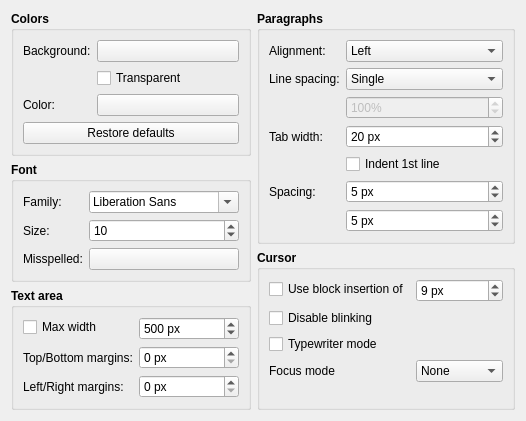
         <widget class="QWidget" name="tab_4">
          <attribute name="icon">
           <iconset theme="view-text">
            <normaloff>.</normaloff>.</iconset>
          </attribute>
          <attribute name="title">
           <string>Text editor</string>
          </attribute>
          <layout class="QHBoxLayout" name="horizontalLayout_4">
           <item>
            <layout class="QVBoxLayout" name="verticalLayout_21">
             <item>
              <widget class="QGroupBox" name="groupBox_17">
               <property name="font">
                <font>
                 <weight>75</weight>
                 <bold>true</bold>
                </font>
               </property>
               <property name="title">
                <string>Colors</string>
               </property>
               <layout class="QFormLayout" name="formLayout_12">
                <item row="0" column="0">
                 <widget class="QLabel" name="label_43">
                  <property name="font">
                   <font>
                    <weight>50</weight>
                    <bold>false</bold>
                   </font>
                  </property>
                  <property name="text">
                   <string>Background:</string>
                  </property>
                 </widget>
                </item>
                <item row="0" column="1">
                 <widget class="QPushButton" name="btnEditorBackgroundColor">
                  <property name="sizePolicy">
                   <sizepolicy hsizetype="Preferred" vsizetype="Fixed">
                    <horstretch>0</horstretch>
                    <verstretch>0</verstretch>
                   </sizepolicy>
                  </property>
                  <property name="font">
                   <font>
                    <weight>50</weight>
                    <bold>false</bold>
                   </font>
                  </property>
                  <property name="text">
                   <string/>
                  </property>
                 </widget>
                </item>
                <item row="1" column="1">
                 <widget class="QCheckBox" name="chkEditorBackgroundTransparent">
                  <property name="font">
                   <font>
                    <weight>50</weight>
                    <bold>false</bold>
                   </font>
                  </property>
                  <property name="text">
                   <string>Transparent</string>
                  </property>
                 </widget>
                </item>
                <item row="2" column="0">
                 <widget class="QLabel" name="label_37">
                  <property name="font">
                   <font>
                    <weight>50</weight>
                    <bold>false</bold>
                   </font>
                  </property>
                  <property name="text">
                   <string>Color:</string>
                  </property>
                 </widget>
                </item>
                <item row="2" column="1">
                 <widget class="QPushButton" name="btnEditorFontColor">
                  <property name="sizePolicy">
                   <sizepolicy hsizetype="Preferred" vsizetype="Fixed">
                    <horstretch>0</horstretch>
                    <verstretch>0</verstretch>
                   </sizepolicy>
                  </property>
                  <property name="font">
                   <font>
                    <weight>50</weight>
                    <bold>false</bold>
                   </font>
                  </property>
                  <property name="text">
                   <string/>
                  </property>
                 </widget>
                </item>
                <item row="3" column="0" colspan="2">
                 <widget class="QPushButton" name="btnEditorColorDefault">
                  <property name="font">
                   <font>
                    <weight>50</weight>
                    <bold>false</bold>
                   </font>
                  </property>
                  <property name="text">
                   <string>Restore defaults</string>
                  </property>
                 </widget>
                </item>
               </layout>
              </widget>
             </item>
             <item>
              <widget class="QGroupBox" name="groupBox_12">
               <property name="font">
                <font>
                 <weight>75</weight>
                 <bold>true</bold>
                </font>
               </property>
               <property name="title">
                <string>Font</string>
               </property>
               <layout class="QFormLayout" name="formLayout_8">
                <item row="3" column="0">
                 <widget class="QLabel" name="label_39">
                  <property name="font">
                   <font>
                    <weight>50</weight>
                    <bold>false</bold>
                   </font>
                  </property>
                  <property name="text">
                   <string>Family:</string>
                  </property>
                 </widget>
                </item>
                <item row="3" column="1">
                 <widget class="QFontComboBox" name="cmbEditorFontFamily">
                  <property name="sizePolicy">
                   <sizepolicy hsizetype="Preferred" vsizetype="Fixed">
                    <horstretch>0</horstretch>
                    <verstretch>0</verstretch>
                   </sizepolicy>
                  </property>
                  <property name="maximumSize">
                   <size>
                    <width>150</width>
                    <height>16777215</height>
                   </size>
                  </property>
                  <property name="font">
                   <font>
                    <weight>50</weight>
                    <bold>false</bold>
                   </font>
                  </property>
                 </widget>
                </item>
                <item row="4" column="0">
                 <widget class="QLabel" name="label_38">
                  <property name="font">
                   <font>
                    <weight>50</weight>
                    <bold>false</bold>
                   </font>
                  </property>
                  <property name="text">
                   <string>Size:</string>
                  </property>
                 </widget>
                </item>
                <item row="5" column="0">
                 <widget class="QLabel" name="label_36">
                  <property name="font">
                   <font>
                    <weight>50</weight>
                    <bold>false</bold>
                   </font>
                  </property>
                  <property name="text">
                   <string>Misspelled:</string>
                  </property>
                 </widget>
                </item>
                <item row="5" column="1">
                 <widget class="QPushButton" name="btnEditorMisspelledColor">
                  <property name="sizePolicy">
                   <sizepolicy hsizetype="Preferred" vsizetype="Fixed">
                    <horstretch>0</horstretch>
                    <verstretch>0</verstretch>
                   </sizepolicy>
                  </property>
                  <property name="font">
                   <font>
                    <weight>50</weight>
                    <bold>false</bold>
                   </font>
                  </property>
                  <property name="text">
                   <string/>
                  </property>
                 </widget>
                </item>
                <item row="4" column="1">
                 <widget class="QSpinBox" name="spnEditorFontSize">
                  <property name="font">
                   <font>
                    <weight>50</weight>
                    <bold>false</bold>
                   </font>
                  </property>
                  <property name="minimum">
                   <number>4</number>
                  </property>
                  <property name="maximum">
                   <number>299</number>
                  </property>
                  <property name="value">
                   <number>10</number>
                  </property>
                 </widget>
                </item>
               </layout>
              </widget>
             </item>
             <item>
              <widget class="QGroupBox" name="groupBox_16">
               <property name="font">
                <font>
                 <weight>75</weight>
                 <bold>true</bold>
                </font>
               </property>
               <property name="title">
                <string>Text area</string>
               </property>
               <layout class="QFormLayout" name="formLayout_11">
                <item row="0" column="0">
                 <widget class="QCheckBox" name="chkEditorMaxWidth">
                  <property name="font">
                   <font>
                    <weight>50</weight>
                    <bold>false</bold>
                   </font>
                  </property>
                  <property name="text">
                   <string>Max width</string>
                  </property>
                 </widget>
                </item>
                <item row="0" column="1">
                 <widget class="QSpinBox" name="spnEditorMaxWidth">
                  <property name="font">
                   <font>
                    <weight>50</weight>
                    <bold>false</bold>
                   </font>
                  </property>
                  <property name="suffix">
                   <string> px</string>
                  </property>
                  <property name="maximum">
                   <number>4096</number>
                  </property>
                  <property name="value">
                   <number>500</number>
                  </property>
                 </widget>
                </item>
                <item row="2" column="0">
                 <widget class="QLabel" name="label_54">
                  <property name="font">
                   <font>
                    <weight>50</weight>
                    <bold>false</bold>
                   </font>
                  </property>
                  <property name="text">
                   <string>Left/Right margins:</string>
                  </property>
                 </widget>
                </item>
                <item row="2" column="1">
                 <widget class="QSpinBox" name="spnEditorMarginsLR">
                  <property name="font">
                   <font>
                    <weight>50</weight>
                    <bold>false</bold>
                   </font>
                  </property>
                  <property name="suffix">
                   <string> px</string>
                  </property>
                  <property name="maximum">
                   <number>2048</number>
                  </property>
                 </widget>
                </item>
                <item row="1" column="0">
                 <widget class="QLabel" name="label_55">
                  <property name="font">
                   <font>
                    <weight>50</weight>
                    <bold>false</bold>
                   </font>
                  </property>
                  <property name="text">
                   <string>Top/Bottom margins:</string>
                  </property>
                 </widget>
                </item>
                <item row="1" column="1">
                 <widget class="QSpinBox" name="spnEditorMarginsTB">
                  <property name="font">
                   <font>
                    <weight>50</weight>
                    <bold>false</bold>
                   </font>
                  </property>
                  <property name="suffix">
                   <string> px</string>
                  </property>
                  <property name="maximum">
                   <number>2048</number>
                  </property>
                 </widget>
                </item>
               </layout>
              </widget>
             </item>
            </layout>
           </item>
           <item>
            <layout class="QVBoxLayout" name="verticalLayout_22">
             <item>
              <widget class="QGroupBox" name="groupBox_13">
               <property name="font">
                <font>
                 <weight>75</weight>
                 <bold>true</bold>
                </font>
               </property>
               <property name="title">
                <string>Paragraphs</string>
               </property>
               <layout class="QFormLayout" name="formLayout_9">
                <item row="0" column="0">
                 <widget class="QLabel" name="label_35">
                  <property name="font">
                   <font>
                    <weight>50</weight>
                    <bold>false</bold>
                   </font>
                  </property>
                  <property name="text">
                   <string>Alignment:</string>
                  </property>
                 </widget>
                </item>
                <item row="0" column="1">
                 <widget class="QComboBox" name="cmbEditorAlignment">
                  <property name="font">
                   <font>
                    <weight>50</weight>
                    <bold>false</bold>
                   </font>
                  </property>
                  <item>
                   <property name="text">
                    <string>Left</string>
                   </property>
                   <property name="icon">
                    <iconset theme="format-justify-left">
                     <normaloff>.</normaloff>.</iconset>
                   </property>
                  </item>
                  <item>
                   <property name="text">
                    <string>Center</string>
                   </property>
                   <property name="icon">
                    <iconset theme="format-justify-center">
                     <normaloff>.</normaloff>.</iconset>
                   </property>
                  </item>
                  <item>
                   <property name="text">
                    <string>Right</string>
                   </property>
                   <property name="icon">
                    <iconset theme="format-justify-right">
                     <normaloff>.</normaloff>.</iconset>
                   </property>
                  </item>
                  <item>
                   <property name="text">
                    <string>Justify</string>
                   </property>
                   <property name="icon">
                    <iconset theme="format-justify-fill">
                     <normaloff>.</normaloff>.</iconset>
                   </property>
                  </item>
                 </widget>
                </item>
                <item row="1" column="0">
                 <widget class="QLabel" name="label_40">
                  <property name="font">
                   <font>
                    <weight>50</weight>
                    <bold>false</bold>
                   </font>
                  </property>
                  <property name="text">
                   <string>Line spacing:</string>
                  </property>
                 </widget>
                </item>
                <item row="1" column="1">
                 <widget class="QComboBox" name="cmbEditorLineSpacing">
                  <property name="font">
                   <font>
                    <weight>50</weight>
                    <bold>false</bold>
                   </font>
                  </property>
                  <item>
                   <property name="text">
                    <string>Single</string>
                   </property>
                  </item>
                  <item>
                   <property name="text">
                    <string>1.5 lines</string>
                   </property>
                  </item>
                  <item>
                   <property name="text">
                    <string>Double</string>
                   </property>
                  </item>
                  <item>
                   <property name="text">
                    <string>Proportional</string>
                   </property>
                  </item>
                 </widget>
                </item>
                <item row="2" column="1">
                 <widget class="QSpinBox" name="spnEditorLineSpacing">
                  <property name="enabled">
                   <bool>false</bool>
                  </property>
                  <property name="sizePolicy">
                   <sizepolicy hsizetype="Preferred" vsizetype="Fixed">
                    <horstretch>0</horstretch>
                    <verstretch>0</verstretch>
                   </sizepolicy>
                  </property>
                  <property name="font">
                   <font>
                    <weight>50</weight>
                    <bold>false</bold>
                   </font>
                  </property>
                  <property name="suffix">
                   <string>%</string>
                  </property>
                  <property name="minimum">
                   <number>50</number>
                  </property>
                  <property name="maximum">
                   <number>999</number>
                  </property>
                  <property name="value">
                   <number>100</number>
                  </property>
                 </widget>
                </item>
                <item row="3" column="0">
                 <widget class="QLabel" name="label_42">
                  <property name="font">
                   <font>
                    <weight>50</weight>
                    <bold>false</bold>
                   </font>
                  </property>
                  <property name="text">
                   <string>Tab width:</string>
                  </property>
                 </widget>
                </item>
                <item row="3" column="1">
                 <widget class="QSpinBox" name="spnEditorTabWidth">
                  <property name="sizePolicy">
                   <sizepolicy hsizetype="Preferred" vsizetype="Fixed">
                    <horstretch>0</horstretch>
                    <verstretch>0</verstretch>
                   </sizepolicy>
                  </property>
                  <property name="font">
                   <font>
                    <weight>50</weight>
                    <bold>false</bold>
                   </font>
                  </property>
                  <property name="suffix">
                   <string> px</string>
                  </property>
                  <property name="minimum">
                   <number>0</number>
                  </property>
                  <property name="maximum">
                   <number>199</number>
                  </property>
                  <property name="value">
                   <number>20</number>
                  </property>
                 </widget>
                </item>
                <item row="4" column="1">
                 <widget class="QCheckBox" name="chkEditorIndent">
                  <property name="sizePolicy">
                   <sizepolicy hsizetype="Preferred" vsizetype="Fixed">
                    <horstretch>0</horstretch>
                    <verstretch>0</verstretch>
                   </sizepolicy>
                  </property>
                  <property name="font">
                   <font>
                    <weight>50</weight>
                    <bold>false</bold>
                   </font>
                  </property>
                  <property name="text">
                   <string>Indent 1st line</string>
                  </property>
                 </widget>
                </item>
                <item row="5" column="0">
                 <widget class="QLabel" name="label_41">
                  <property name="font">
                   <font>
                    <weight>50</weight>
                    <bold>false</bold>
                   </font>
                  </property>
                  <property name="text">
                   <string>Spacing:</string>
                  </property>
                 </widget>
                </item>
                <item row="5" column="1">
                 <widget class="QSpinBox" name="spnEditorParaAbove">
                  <property name="sizePolicy">
                   <sizepolicy hsizetype="Preferred" vsizetype="Fixed">
                    <horstretch>0</horstretch>
                    <verstretch>0</verstretch>
                   </sizepolicy>
                  </property>
                  <property name="font">
                   <font>
                    <weight>50</weight>
                    <bold>false</bold>
                   </font>
                  </property>
                  <property name="suffix">
                   <string> px</string>
                  </property>
                  <property name="minimum">
                   <number>0</number>
                  </property>
                  <property name="maximum">
                   <number>199</number>
                  </property>
                  <property name="value">
                   <number>5</number>
                  </property>
                 </widget>
                </item>
                <item row="6" column="1">
                 <widget class="QSpinBox" name="spnEditorParaBelow">
                  <property name="sizePolicy">
                   <sizepolicy hsizetype="Preferred" vsizetype="Fixed">
                    <horstretch>0</horstretch>
                    <verstretch>0</verstretch>
                   </sizepolicy>
                  </property>
                  <property name="font">
                   <font>
                    <weight>50</weight>
                    <bold>false</bold>
                   </font>
                  </property>
                  <property name="suffix">
                   <string> px</string>
                  </property>
                  <property name="minimum">
                   <number>0</number>
                  </property>
                  <property name="maximum">
                   <number>199</number>
                  </property>
                  <property name="value">
                   <number>5</number>
                  </property>
                 </widget>
                </item>
               </layout>
              </widget>
             </item>
             <item>
              <widget class="QGroupBox" name="groupBox_15">
               <property name="font">
                <font>
                 <weight>75</weight>
                 <bold>true</bold>
                </font>
               </property>
               <property name="title">
                <string>Cursor</string>
               </property>
               <layout class="QFormLayout" name="formLayout_10">
                <item row="0" column="0">
                 <widget class="QCheckBox" name="chkEditorCursorWidth">
                  <property name="font">
                   <font>
                    <weight>50</weight>
                    <bold>false</bold>
                   </font>
                  </property>
                  <property name="text">
                   <string>Use block insertion of</string>
                  </property>
                 </widget>
                </item>
                <item row="0" column="1">
                 <widget class="QSpinBox" name="spnEditorCursorWidth">
                  <property name="font">
                   <font>
                    <weight>50</weight>
                    <bold>false</bold>
                   </font>
                  </property>
                  <property name="suffix">
                   <string> px</string>
                  </property>
                  <property name="minimum">
                   <number>0</number>
                  </property>
                  <property name="maximum">
                   <number>99</number>
                  </property>
                  <property name="value">
                   <number>9</number>
                  </property>
                 </widget>
                </item>
                <item row="1" column="0">
                 <widget class="QCheckBox" name="chkEditorNoBlinking">
                  <property name="font">
                   <font>
                    <weight>50</weight>
                    <bold>false</bold>
                   </font>
                  </property>
                  <property name="text">
                   <string>Disable blinking</string>
                  </property>
                 </widget>
                </item>
                <item row="2" column="0">
                 <widget class="QCheckBox" name="chkEditorTypeWriterMode">
                  <property name="font">
                   <font>
                    <weight>50</weight>
                    <bold>false</bold>
                   </font>
                  </property>
                  <property name="text">
                   <string>Typewriter mode</string>
                  </property>
                 </widget>
                </item>
                <item row="3" column="0">
                 <widget class="QLabel" name="label_52">
                  <property name="font">
                   <font>
                    <weight>50</weight>
                    <bold>false</bold>
                   </font>
                  </property>
                  <property name="text">
                   <string>Focus mode</string>
                  </property>
                 </widget>
                </item>
                <item row="3" column="1">
                 <widget class="QComboBox" name="cmbEditorFocusMode">
                  <property name="font">
                   <font>
                    <weight>50</weight>
                    <bold>false</bold>
                   </font>
                  </property>
                  <item>
                   <property name="text">
                    <string>None</string>
                   </property>
                  </item>
                  <item>
                   <property name="text">
                    <string>Sentence</string>
                   </property>
                  </item>
                  <item>
                   <property name="text">
                    <string>Line</string>
                   </property>
                  </item>
                  <item>
                   <property name="text">
                    <string>Paragraph</string>
                   </property>
                  </item>
                 </widget>
                </item>
               </layout>
              </widget>
             </item>
            </layout>
           </item>
          </layout>
         </widget>
